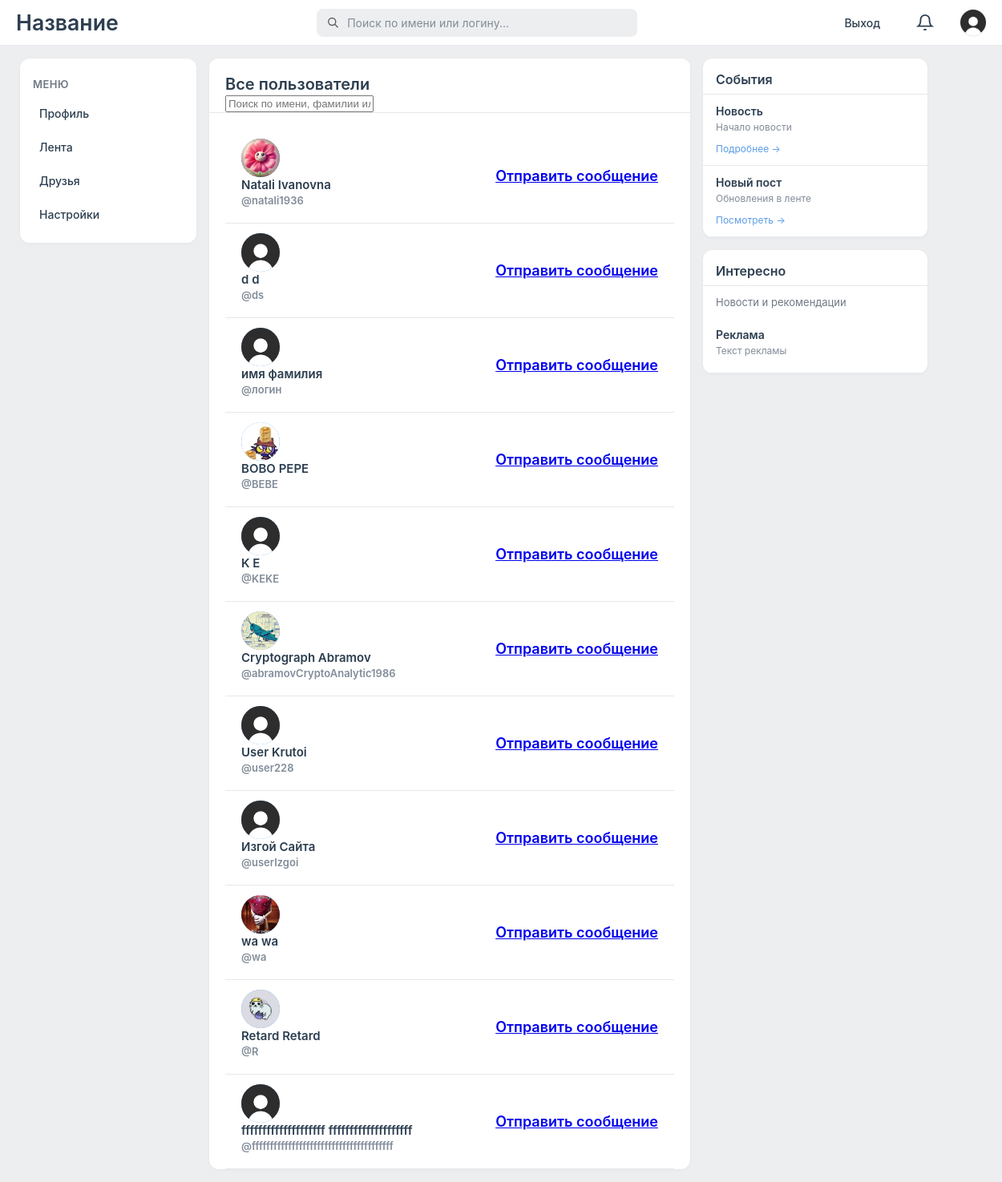
Before: /friends/friends.php (signed in) with the older database file.
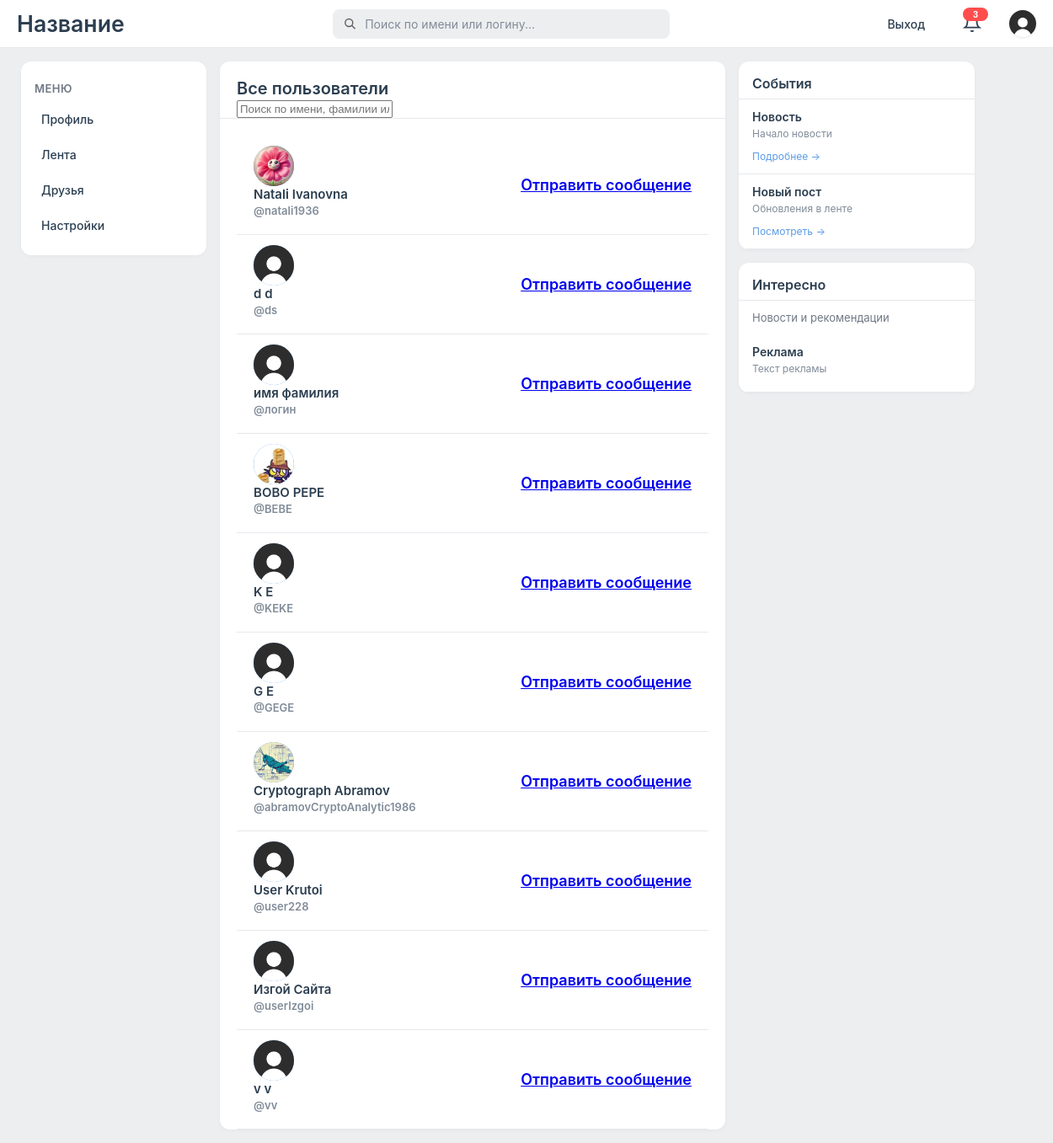
After: the same page with the newer database file.
### tables this page shows
CREATE TABLE `users` (
  `user_id` int NOT NULL,
  `login` varchar(50) NOT NULL,
  `first_name` varchar(255) NOT NULL,
  `last_name` varchar(255) NOT NULL,
  `password` varchar(255) NOT NULL,
  `role` varchar(10) NOT NULL,
  `is_private` tinyint(1) NOT NULL,
  `birthday_date` date NOT NULL,
  `creation_date` date NOT NULL,
  `avatar` varchar(255) NOT NULL
);

### classes/NotificationManager.php (called while the page is built, shortened)
<?php
class NotificationManager {
    private $db;
    private $current_user_id;
    public function __construct(Database $db, $current_user_id) {
        $this->db = $db;
        $this->current_user_id = $current_user_id;
    }
    public function getUnreadCount() {
        $sql = "SELECT COUNT(*) as count FROM notifications
                WHERE receiver_id = ? AND is_read = 0";
        $result = $this->db->fetchOne($sql, [$this->current_user_id]);
        return $result ? $result['count'] : 0;
    }
	public function getRecent($limit = 5) {
    $sql = "SELECT n.*,
            CONCAT(u.first_name, ' ', u.last_name) as sender_name,
            u.login as sender_login
            FROM notifications n
            JOIN users u ON n.sender_id = u.user_id
            WHERE n.receiver_id = ?
            ORDER BY n.created_at DESC
            LIMIT " . (int)$limit;
    return $this->db->fetchAll($sql, [$this->current_user_id]);
}
}
?>

### classes/DataBase.php (called while the page is built, shortened)
<?php
class Database {
   private $pdo;
    public function __construct() {
        $this->pdo = new PDO("mysql:host=messenger;dbname=Social", "root", "");
        $this->pdo->setAttribute(PDO::ATTR_ERRMODE, PDO::ERRMODE_EXCEPTION);
    }
    public function query1($sql, $params = []) {
        $stmt = $this->pdo->prepare($sql);
        $stmt->execute($params);
        return $stmt;
    }
    public function fetchOne($sql, $params = []) {
        $result = $this->query1($sql, $params)->fetch();
        return $result === false ? null : $result;
    }
    public function fetchAll($sql, $params = []){
        return $this->query1($sql, $params)->fetchAll();
    }
}
?>

### classes/User.php (called while the page is built, shortened)
<?php
class User {
    private $data = [];
    public function __construct(int $user_id, array $data, Database $db) {
        $this->data = $data;
    }
	public static function getUserById($id, Database $db){
		$sql = "SELECT * FROM users WHERE user_id = ?";
		$data = $db->fetchOne($sql, [$id]);
		return new self($id, $data, $db);
	}
    public function get($field) {
        return $this->data[$field] ?? '';
    }
        public static function getAllUsersExcept($user_id, $db) {
        $query = "SELECT user_id, first_name, last_name, login, avatar
                FROM users
                WHERE user_id != ?";
        $result = $db->fetchAll($query, [$user_id]);
        return $result;
    }
}
?>

### friends/friends.php (the view, shortened to what this page needs)
<?php
include '../includes/init.php';
$id = $_SESSION['id'];
$all_users = User::getAllUsersExcept($id, $db);
?>
<!DOCTYPE html>
<html>
<head>
	<link rel="stylesheet" href="../assets/css/style.css">
</head>
<body>
	<?php include "../includes/header.php";?>
	<div class="columns-container">
		<?php include "../includes/menuLeft.php";?>
		<div class="center-panel">
			<div class="top-block">
				<h2>Все пользователи</h2>
				<div class="search-users-container">
					<input type="text" id="searchUsersInput" placeholder="Поиск по имени, фамилии или логину..."
						class="search-users-input">
				</div>
			</div>
			<div class="center-panel1">
				<div class="users-list" id="usersList">
					<?php if (count($all_users) > 0): ?>
					<?php foreach ($all_users as $user_data):
                            $avatar = $user_data['avatar'] ?? 'baseimage.jpg';
                        ?>
					<a href="../profile/userWall.php?user_id=<?php echo $user_data['user_id']; ?>"
						style="text-decoration: none; color: inherit; display: block;">
						<div class="user-card"
							style="display: flex; flex-direction: row; justify-content: space-between;">
							<div>
								<div class="user-avatar">
									<img src="../assets/uploads/<?php echo $avatar; ?>" alt="Avatar"
										style="width: 48px; height: 48px; border-radius: 50%; object-fit: cover;">
								</div>
								<div class="user-info">
									<div class="user-name">
										<?php echo htmlspecialchars($user_data['first_name']); ?>
										<?php echo htmlspecialchars($user_data['last_name']); ?>
									</div>
									<div class="user-login">
										@<?php echo htmlspecialchars($user_data['login']); ?>
									</div>
								</div>
							</div>
							<a class="friends-send-msg-btn"
								href="../messages/messages.php?user_id=<?php echo $user_data['user_id']; ?>">Отправить
								сообщение</button>
						</div>
					</a>
					<?php endforeach; ?>
					<?php else: ?>
					<div class="empty-message">
						<p>Пользователей пока нет</p>
					</div>
					<?php endif; ?>
				</div>
			</div>
		</div>
		<?php include "../includes/menuRight.php";?>
	</div>
</body>
</html>

### includes/header.php (shortened to what this page needs)
<link rel="stylesheet" href="../assets/css/header.css">
<link rel="stylesheet" href="../assets/css/style.css">
<div class="header-fullwidth">
	<h1>Название</h1>
	<div class="search-container">
		<div class="search-box">
			<svg class="search-icon" viewBox="0 0 24 24" fill="none" stroke="currentColor" stroke-width="2">
				<circle cx="10.5" cy="10.5" r="6.5" />
				<line x1="21" y1="21" x2="15" y2="15" />
			</svg>
			<input type="text" class="search-input" id="headerSearchInput" placeholder="Поиск по имени или логину...">
		</div>
	</div>
	<div class="header-right">
		<?php
		require_once __DIR__ . '/../classes/Database.php';
		if (isset($_SESSION['id'])):
		?>
		<a href="../auth/logout.php" style="text-decoration: none; color: #2c3e50; font-size: 14px;">Выход</a>
		<?php include '../includes/notificationBell.php'; ?>
		<div class="avatar">
			<?php
				$db = new Database();
				$user = User::getUserById($_SESSION['id'], $db);
				$image_name = $user->get(UserField::AVATAR);
				?>
			<img src="../assets/uploads/<?php echo ($image_name);?>"
				style="width: 32px; height: 32px; border-radius: 100%;">
		</div>
		<?php else:?>
		<div>Вы вошли как гость</div>
		<?php endif;?>
	</div>
</div>

### includes/notificationBell.php (shortened to what this page needs)
<?php
include_once __DIR__ . '/../includes/init.php';
$notificationManager = new NotificationManager($db, $_SESSION['id']);
$unread_count = $notificationManager->getUnreadCount();
$notifications = $notificationManager->getRecent(5);
$last_id = 0;
if (!empty($notifications)) {
    $last_id = $notifications[0]['notification_id'];
}
?>
<link rel="stylesheet" href="../assets/css/style.css">
<div class="notifications-wrapper" data-last-id="<?php echo $last_id; ?>">
	<button class="notifications-btn" id="notificationsBtn">
		<svg class="bell-icon" width="22" height="22" viewBox="0 0 24 24" fill="none" stroke="currentColor"
			stroke-width="2">
			<path d="M18 8A6 6 0 0 0 6 8c0 7-3 9-3 9h18s-3-2-3-9" />
			<path d="M13.73 21a2 2 0 0 1-3.46 0" />
		</svg>
		<?php if ($unread_count > 0): ?>
		<span class="notifications-badge"><?php echo $unread_count > 99 ? '99+' : $unread_count; ?></span>
		<?php endif; ?>
	</button>
</div>

### includes/menuLeft.php (shortened to what this page needs)
<link rel="stylesheet" href="../assets/css/menuLeft.css">
<div class="left-panel">
	<h2>Меню</h2>
	<ul>
		<?php if(isset($_SESSION['id'])):
			$id = $_SESSION['id'];
			$user = User::getUserById($id, $db)?>
		<li>
			<a href="../profile/userWall.php?user_id=<?php echo $user->get(UserField::ID); ?>">
				Профиль
			</a>
		</li>
		<li>
			<a href="../profile/globalWall.php" style="
				text-decoration: none;
				display: block;
				">
				Лента
			</a>
		</li>
		<li>
			<a href="../friends/friends.php" style="
				text-decoration: none;
				display: block;
				">
				Друзья
			</a>
		</li>
		<li>
			<a href="../profile/settings.php" style="
				text-decoration: none;
				display: block;
				">
				Настройки
			</a>
		</li>
		<?php endif;?>
	</ul>
</div>

### includes/menuRight.php
<div class="right">
	<div class="right-panel">
		<h2>События</h2>
		<div class="event-item">
			<div class="event-title">Новость</div>
			<div class="event-desc">Начало новости</div>
			<a href="#" class="event-link">Подробнее →</a>
		</div>
		<div class="event-item">
			<div class="event-title">Новый пост</div>
			<div class="event-desc">Обновления в ленте</div>
			<a href="#" class="event-link">Посмотреть →</a>
		</div>
	</div>
	<div class="right-panel">
		<h2>Интересно</h2>
		<p>Новости и рекомендации</p>
		<div class="event-item">
			<div class="event-title">Реклама</div>
			<div class="event-desc">Текст рекламы</div>
		</div>
	</div>
</div>

### assets/css/header.css (style rules this page uses)
.header-right > a { text-decoration: none !important; color: #818c99; font-size: 14px; font-weight: 500; padding: 8px 12px; border-radius: 8px; transition: background-color 0.15s ease, color 0.15s ease; display: inline-block; }
.avatar { border: 2px solid #ffffff; box-shadow: 0 1px 3px rgba(0, 0, 0, 0.1); box-sizing: border-box; transition: transform 0.2s ease; }
.header-right > div:not(.avatar) { color: #818c99; font-size: 13px; font-weight: 500; padding: 0 10px; display: flex; align-items: center; }

### assets/css/menuLeft.css (style rules this page uses)
.left-panel { width: 220px; background-color: #ffffff; color: #2c3e50; padding: 12px 0; box-sizing: border-box; overflow-y: auto; height: fit-content; max-height: calc(100vh - 80px); border-radius: 12px; box-shadow: 0 1px 4px rgba(0, 0, 0, 0.04); flex-shrink: 0; }
.left-panel h2 { font-size: 13px; font-weight: 600; text-transform: uppercase; color: #6f7885; padding: 12px 16px 8px; margin: 0; letter-spacing: 0.5px; }
.left-panel ul { list-style: none; padding: 0; margin: 0; }
.left-panel li { padding: 0; margin: 0; background-color: transparent; font-size: 14px; font-weight: 500; color: #2c3e50; }
.left-panel li a { display: block; text-decoration: none; color: #2c3e50; padding: 10px 16px; margin: 2px 8px; border-radius: 8px; transition: all 0.15s ease; }

Changed rows visible on the page:
removed users: avatar (picture), first_name "Retard", last_name "Retard", login "R"
removed users: avatar (picture), first_name "ffffffffffffffffffff", last_name "ffffffffffffffffffff", login "fffffffffffffffffffffffffffffffffffffff"
added users: avatar (picture), first_name "G", last_name "E", login "GEGE"
changed users (number 11 of 11 on the later page): avatar: a different picture; first_name "wa" → "v"; last_name "wa" → "v"; login "wa" → "vv"
Other visible differences:
$unread_count: (not shown) → "3"
